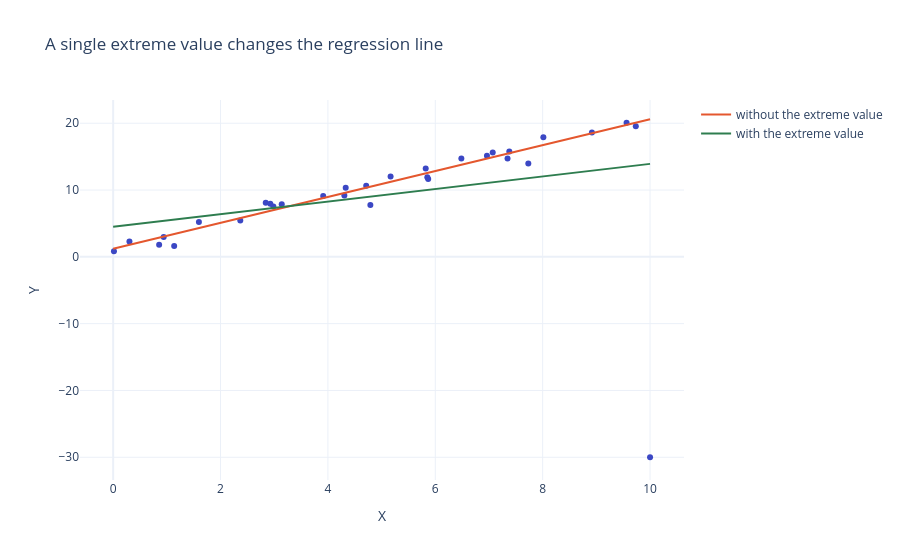

Write notebook code for a chart like this one.
### Markdown cell above
#### See it with data 🔬: one extreme value can tilt the line

We simulate 30 points around the line $y = 1 + 2x$, fit a regression, then add a single extreme point and fit again.

### Code cell
rng = np.random.default_rng(3)
x_out = rng.uniform(0, 10, 30)
y_out = 1 + 2 * x_out + rng.normal(0, 1, 30)
clean = LinearRegression().fit(x_out.reshape(-1, 1), y_out)

x_bad, y_bad = np.append(x_out, 10), np.append(y_out, -30)     # one extreme value
dirty = LinearRegression().fit(x_bad.reshape(-1, 1), y_bad)
print(f"Slope without the extreme value: {clean.coef_[0]:.2f}   with it: {dirty.coef_[0]:.2f}")

fig = px.scatter(x=x_bad, y=y_bad, title="A single extreme value changes the regression line",
                 labels={"x": "X", "y": "Y"})
grid = np.array([0, 10])
fig.add_scatter(x=grid, y=clean.predict(grid.reshape(-1, 1)), mode="lines", name="without the extreme value")
fig.add_scatter(x=grid, y=dirty.predict(grid.reshape(-1, 1)), mode="lines", name="with the extreme value")
fig.show()

### Figure 1 — Plotly figure (JSON) as saved in the notebook; plotly's stock layout.template omitted (floating-point values rounded to 4 significant figures)
{"data": [{"hovertemplate": "X=%{x}<br>Y=%{y}<extra></extra>", "legendgroup": "", "marker": {"color": "#3B47C4", "symbol": "circle"}, "mode": "markers", "name": "", "orientation": "v", "showlegend": false, "type": "scatter", "x": [0.8565, 2.368, 8.013, 5.822, 0.9413, 4.331, 4.791, 1.597, 7.346, 1.137, 3.912, 5.167, 4.306, 5.868, 7.378, 9.563, 2.842, 6.485, 6.962, 2.927, 0.0149, 9.735, 2.984, 3.14, 8.917, 5.852, 4.713, 7.733, 0.3035, 7.07, 10.0], "xaxis": "x", "y": [1.827, 5.444, 17.91, 13.22, 2.974, 10.33, 7.753, 5.216, 14.73, 1.605, 9.101, 12.04, 9.168, 11.66, 15.78, 20.07, 8.09, 14.72, 15.12, 7.966, 0.8243, 19.54, 7.552, 7.862, 18.62, 11.92, 10.66, 13.97, 2.297, 15.63, -30.0], "yaxis": "y"}, {"mode": "lines", "name": "without the extreme value", "type": "scatter", "x": [0, 10], "y": [1.197, 20.61]}, {"mode": "lines", "name": "with the extreme value", "type": "scatter", "x": [0, 10], "y": [4.498, 13.92]}], "layout": {"legend": {"tracegroupgap": 0}, "title": {"text": "A single extreme value changes the regression line"}, "xaxis": {"anchor": "y", "domain": [0.0, 1.0], "title": {"text": "X"}}, "yaxis": {"anchor": "x", "domain": [0.0, 1.0], "title": {"text": "Y"}}}}
